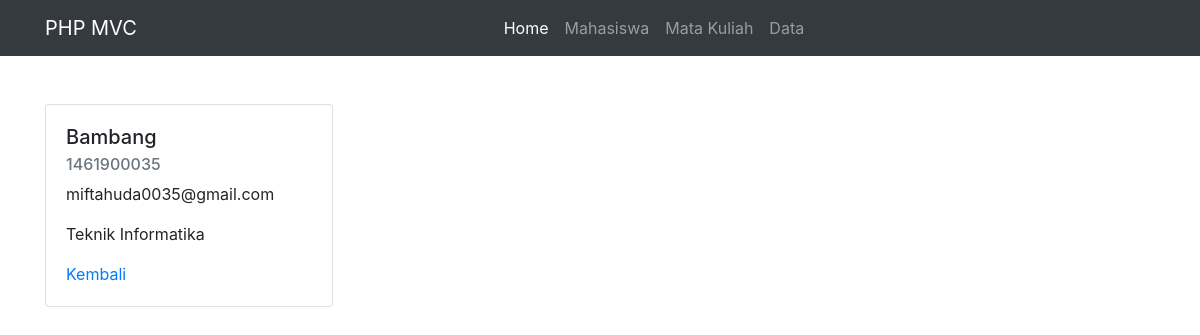
Screenshot of /public/mahasiswa/detail/1 with the database file from the repository.
### tables this page shows
CREATE TABLE `mahasiswa` (
  `id` int(11) NOT NULL,
  `nama` varchar(255) DEFAULT NULL,
  `nrp` varchar(255) DEFAULT NULL,
  `email` varchar(255) DEFAULT NULL,
  `jurusan` varchar(255) DEFAULT NULL
);

### app/core/Controller.php (called while the page is built, shortened)
<?php
class Controller {
    public function view($view, $data = [])
    {
        require_once '../app/views/' . $view . '.php';
    }
    public function model($model)
    {
        return new $model;
    }
}

### app/controllers/Mahasiswa.php (called while the page is built, shortened)
<?php
class Mahasiswa extends Controller {
    public function detail($id)
    {
        $data['judul'] = 'Detail Mahasiswa';
        $data['mhs'] = $this->model('Mahasiswa_model')->getMahasiswaById($id);
        $this->view('mahasiswa/detail', $data);
    }
}

### app/core/App.php (called while the page is built, shortened)
<?php
class App
{
    protected $method = 'index';
    protected $params = [];
    public function __construct()
    {
        $url = $this->parseURL() ?? [''];
        if (file_exists('../app/controllers/' . $url[0] . '.php')) {
            unset($url[0]);
        }
        $this->controller = new $this->controller;
        if (isset($url[1])) {
            if (method_exists($this->controller, $url[1])) {
                $this->method = $url[1];
                unset($url[1]);
            }
        }
        if (!empty($url)) {
            $this->params = array_values($url);
        }
        call_user_func_array([$this->controller, $this->method], $this->params);
    }
    public function parseURL()
    {
        if (isset($_GET['url'])) {
            $url = rtrim($_GET['url'], '/');
            $url = filter_var($url, FILTER_SANITIZE_URL);
            $url = explode('/', $url);
            return $url;
        }
    }
}

### public/index.php (called while the page is built, shortened)
<?php
$app = new App;

### app/core/Database.php (called while the page is built, shortened)
<?php
class Database {
    private $host = DB_HOST;
    private $user = DB_USER;
    private $pass = DB_PASS;
    private $db_name = DB_NAME;
    private $dbh;
    private $stmt;
    public function __construct()
    {
        $dsn = 'mysql:host=' . $this->host . ';dbname=' . $this->db_name;
        $option = [
            PDO::ATTR_PERSISTENT => true,
            PDO::ATTR_ERRMODE => PDO::ERRMODE_EXCEPTION
        ];
        try {
            $this->dbh = new PDO($dsn, $this->user, $this->pass, $option);
        } catch(PDOException $e) {
            die($e->getMessage());
        }
    }
    public function query($query)
    {
        $this->stmt = $this->dbh->prepare($query);
    }
    public function bind($param, $value, $type = null)
    {
        if( is_null($type) ) {
            switch( true ) {
                default :
                    $type = PDO::PARAM_STR;
            }
        }
        $this->stmt->bindValue($param, $value, $type);
    }
    public function execute()
    {
        $this->stmt->execute();
    }
    public function single()
    {
        $this->execute();
        return $this->stmt->fetch(PDO::FETCH_ASSOC);
    }
}

### app/models/Mahasiswa_model.php (called while the page is built, shortened)
<?php
class Mahasiswa_model
{
    private $table = 'mahasiswa';
    private $db;
    public function __construct()
    {
        $this->db = new Database;
    }
    public function getMahasiswaById($id)
    {
        $this->db->query('SELECT * FROM ' . $this->table . ' WHERE id=:id');
        $this->db->bind('id', $id);
        return $this->db->single();
    }
}

### app/views/mahasiswa/detail.php (the view)
<div class="container mt-5">
    <div class="card" style="width: 18rem;">
      <div class="card-body">
        <h5 class="card-title"><?= $data['mhs']['nama']; ?></h5>
        <h6 class="card-subtitle mb-2 text-muted"><?= $data['mhs']['nrp']; ?></h6>
        <p class="card-text"><?= $data['mhs']['email']; ?></p>
        <p class="card-text"><?= $data['mhs']['jurusan']; ?></p>
        <a href="<?= BASE_URL; ?>/mahasiswa" class="card-link">Kembali</a>
      </div>
    </div>
</div>

### rows the page displays
mahasiswa: nama "Bambang", nrp "1461900035", email "miftahuda0035@gmail.com", jurusan "Teknik Informatika"
